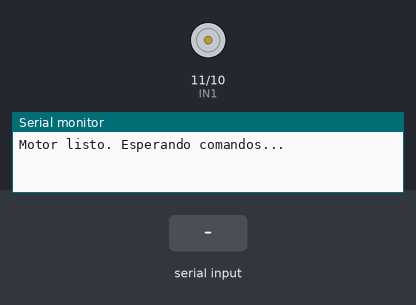
Bench run of a sketch on a simulated Arduino Uno, built with avr-gcc and run on an emulated ATmega328P. Parts: motor-driver pin pairs drawn as motors (green arrow = first pin HIGH = forward, orange = second pin HIGH = backward, longer = more drive), the last lines printed to the serial monitor. The inputs (shaded band) are chosen by the test bench.

Above: at 1.2 s.
1.3 s: "F" received over the second serial link
At 2.5 s:
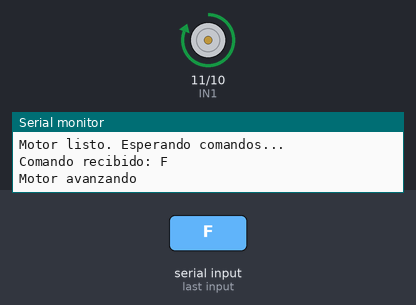
2.8 s: "B" received over the second serial link
At 3.7 s:
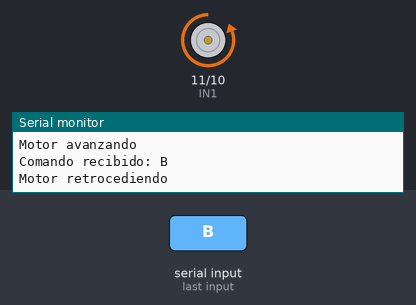
4.3 s: "S" received over the second serial link
At 4.8 s:
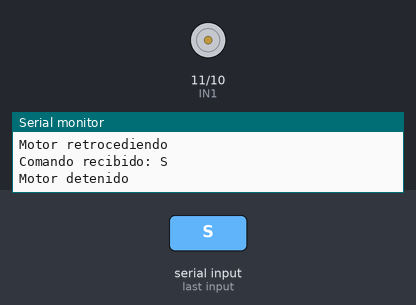
Timing chart, 0 to 7.3 s (numbered marks = the images above; inputs shaded):
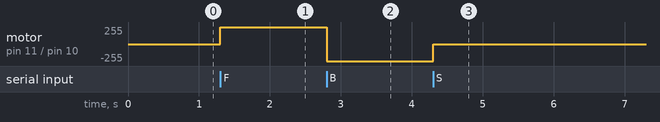

The sketch:

CarroBatman.ino
```cpp
#include <SoftwareSerial.h> // Librería para comunicación Bluetooth
// Pines del puente H para controlar el motor
#define IN1 11
#define IN2 10
// Configuración del módulo Bluetooth
int bluetoothTx = 13;
int bluetoothRx = 12;
SoftwareSerial bluetooth(bluetoothTx, bluetoothRx);
void setup() {
  // Configuración de los pines del puente H
  pinMode(IN1, OUTPUT);
  pinMode(IN2, OUTPUT);
  digitalWrite(IN1, LOW); // Apagar motor inicialmente
  digitalWrite(IN2, LOW);
  // Configuración de comunicación serial
  Serial.begin(9600);
  bluetooth.begin(9600);
  Serial.println("Motor listo. Esperando comandos...");
}
void loop() {
  if (bluetooth.available() > 0) {
    char command = bluetooth.read(); // Leer comando del Bluetooth
    Serial.print("Comando recibido: ");
    Serial.println(command); // Mostrar comando en el monitor serial
    // Control del motor en función del comando recibido
    if (command == 'F') {
      // Mover el motor hacia adelante
      digitalWrite(IN1, HIGH);
      digitalWrite(IN2, LOW);
      Serial.println("Motor avanzando");
    } else if (command == 'B') {
      // Mover el motor hacia atrás
      digitalWrite(IN1, LOW);
      digitalWrite(IN2, HIGH);
      Serial.println("Motor retrocediendo");
    } else if (command == 'S') {
      // Detener el motor
      digitalWrite(IN1, LOW);
      digitalWrite(IN2, LOW);
      Serial.println("Motor detenido");
    } else {
      Serial.println("Comando no reconocido");
    }
  }
}
```

Measured:
- after the input at 1.3 s, motor on pin 11 (IN1) / pin 10 (IN2): stopped → forward 255/255 at once
- after the input at 2.8 s, motor on pin 11 (IN1) / pin 10 (IN2): forward 255/255 → backward 255/255 at once
- after the input at 4.3 s, motor on pin 11 (IN1) / pin 10 (IN2): backward 255/255 → stopped at once
